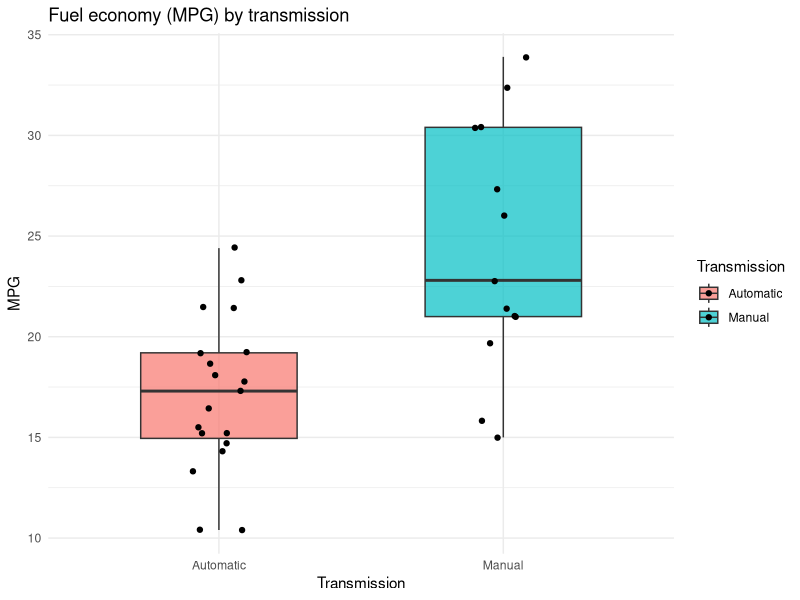
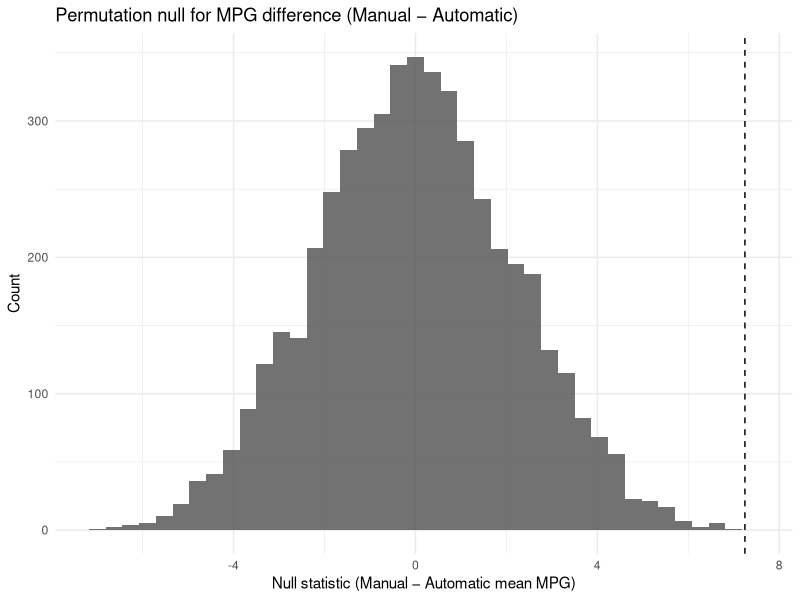

The R script that drew these images, in order:
## ---- chunk 1
#| label: setup
#| code-fold: true
set.seed(47)
library(tidyverse)
library(purrr)
## ---- chunk 2
cars <- as_tibble(mtcars, rownames = "model") |>
  mutate(am = factor(am, c(0,1), labels = c("Automatic", "Manual")))
cars |>
  head(n=5)
## ---- chunk 3
ggplot(cars, aes(x = am, y = mpg, fill = am)) +
  geom_boxplot(width = 0.55, alpha = 0.7, outlier.shape = NA) +
  geom_jitter(width = 0.1) +
  labs(
    title = "Fuel economy (MPG) by transmission",
    x = "Transmission", y = "MPG", fill = "Transmission"
    ) +
  theme_minimal()

## ---- chunk 4
cars |>
  group_by(am) |>
  summarise(
    n = n(),
    mean_mpg = mean(mpg),
    median_mpg = median(mpg)
  )

## ---- chunk 5
mean_diff <- function(data){
  manual_mpg <- mean(data$mpg[data$am == "Manual"])
  auto_mpg   <- mean(data$mpg[data$am == "Automatic"])
  return(manual_mpg - auto_mpg)
}

perm_once <- function(data){
  data_perm <- data
  data_perm$am <- sample(data_perm$am)
  mean_diff(data_perm)
}

## ---- chunk 6
obs <- mean_diff(cars)
obs
## ---- chunk 7
B <- 5000
null_vals <- map_dbl(1:B, function(i) perm_once(cars))
p_value <- mean(null_vals >= obs)
p_value_formatted <- format(p_value, scientific = FALSE, digits = 4)

tibble(
  observed_diff = obs,
  p_value_one_sided = p_value_formatted,
  permutations = B
)
## ---- chunk 8
tibble(null = null_vals) |>
  ggplot(aes(x = null)) +
  geom_histogram(bins = 40, alpha = 0.85) +
  geom_vline(xintercept = obs, linetype = "dashed") +
  labs(
    title = "Permutation null for MPG difference (Manual − Automatic)",
    x = "Null statistic (Manual − Automatic mean MPG)",
    y = "Count"
  ) +
  theme_minimal()
